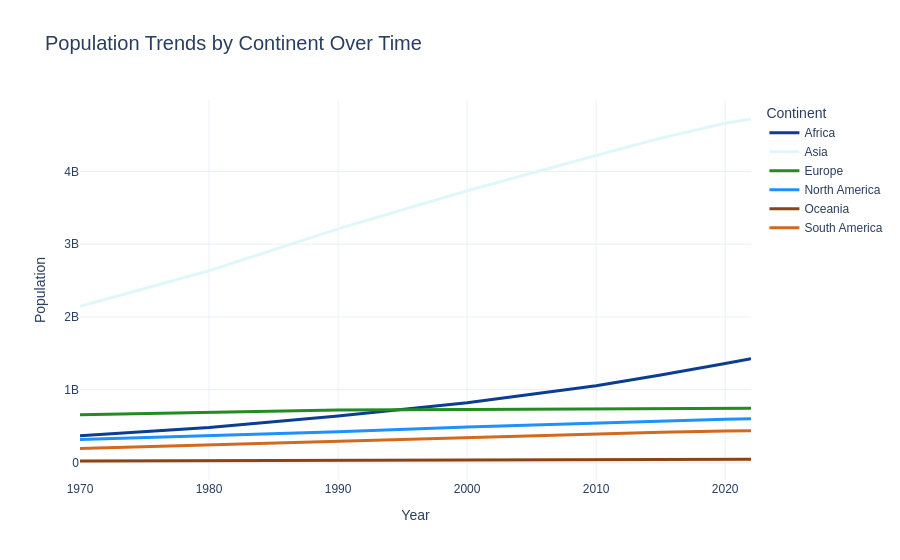

Notebook source saved alongside this figure:
### Code cell
fig = px.line(population_by_continent, x='Year', y='Population', color='Continent',
title='Population Trends by Continent Over Time',
labels={'Population': 'Population', 'Year': 'Year'},
color_discrete_sequence=custom_palette)
fig.update_layout(
template='plotly_white',
xaxis_title='Year',
yaxis_title='Population',
font_family='Arial',
title_font_size=20,
)
fig.update_traces(line=dict(width=3))
fig.show()

### Figure 1 — Plotly figure (JSON) as saved in the notebook; plotly's stock layout.template omitted (floating-point values rounded to 4 significant figures)
{"data": [{"hovertemplate": "Continent=Africa<br>Year=%{x}<br>Population=%{y}<extra></extra>", "legendgroup": "Africa", "line": {"color": "#0b3d91", "dash": "solid", "width": 3}, "marker": {"symbol": "circle"}, "mode": "lines", "name": "Africa", "orientation": "v", "showlegend": true, "type": "scatter", "x": [1970, 1980, 1990, 2000, 2010, 2015, 2020, 2022], "xaxis": "x", "y": [365444348, 481536377, 638150629, 818946032, 1055228072, 1201102442, 1360671810, 1426730932], "yaxis": "y"}, {"hovertemplate": "Continent=Asia<br>Year=%{x}<br>Population=%{y}<extra></extra>", "legendgroup": "Asia", "line": {"color": "#e0f7fa", "dash": "solid", "width": 3}, "marker": {"symbol": "circle"}, "mode": "lines", "name": "Asia", "orientation": "v", "showlegend": true, "type": "scatter", "x": [1970, 1980, 1990, 2000, 2010, 2015, 2020, 2022], "xaxis": "x", "y": [2144906290, 2635334228, 3210563577, 3735089604, 4220041327, 4458250182, 4663086535, 4721383274], "yaxis": "y"}, {"hovertemplate": "Continent=Europe<br>Year=%{x}<br>Population=%{y}<extra></extra>", "legendgroup": "Europe", "line": {"color": "#228b22", "dash": "solid", "width": 3}, "marker": {"symbol": "circle"}, "mode": "lines", "name": "Europe", "orientation": "v", "showlegend": true, "type": "scatter", "x": [1970, 1980, 1990, 2000, 2010, 2015, 2020, 2022], "xaxis": "x", "y": [655923991, 692527159, 720320797, 726093423, 735613934, 741535608, 745792196, 743147538], "yaxis": "y"}, {"hovertemplate": "Continent=North America<br>Year=%{x}<br>Population=%{y}<extra></extra>", "legendgroup": "North America", "line": {"color": "#1e90ff", "dash": "solid", "width": 3}, "marker": {"symbol": "circle"}, "mode": "lines", "name": "North America", "orientation": "v", "showlegend": true, "type": "scatter", "x": [1970, 1980, 1990, 2000, 2010, 2015, 2020, 2022], "xaxis": "x", "y": [315434606, 368293361, 421266425, 486069584, 542720651, 570383850, 594236593, 600296136], "yaxis": "y"}, {"hovertemplate": "Continent=Oceania<br>Year=%{x}<br>Population=%{y}<extra></extra>", "legendgroup": "Oceania", "line": {"color": "#8B4513", "dash": "solid", "width": 3}, "marker": {"symbol": "circle"}, "mode": "lines", "name": "Oceania", "orientation": "v", "showlegend": true, "type": "scatter", "x": [1970, 1980, 1990, 2000, 2010, 2015, 2020, 2022], "xaxis": "x", "y": [19480270, 22920240, 26743822, 31222778, 37102764, 40403283, 43933426, 45038554], "yaxis": "y"}, {"hovertemplate": "Continent=South America<br>Year=%{x}<br>Population=%{y}<extra></extra>", "legendgroup": "South America", "line": {"color": "#D2691E", "dash": "solid", "width": 3}, "marker": {"symbol": "circle"}, "mode": "lines", "name": "South America", "orientation": "v", "showlegend": true, "type": "scatter", "x": [1970, 1980, 1990, 2000, 2010, 2015, 2020, 2022], "xaxis": "x", "y": [192947156, 241789006, 297146415, 349634282, 393078250, 413134396, 431530043, 436816608], "yaxis": "y"}], "layout": {"font": {"family": "Arial"}, "legend": {"title": {"text": "Continent"}, "tracegroupgap": 0}, "title": {"font": {"size": 20}, "text": "Population Trends by Continent Over Time"}, "xaxis": {"anchor": "y", "domain": [0, 1], "title": {"text": "Year"}}, "yaxis": {"anchor": "x", "domain": [0, 1], "title": {"text": "Population"}}}}
